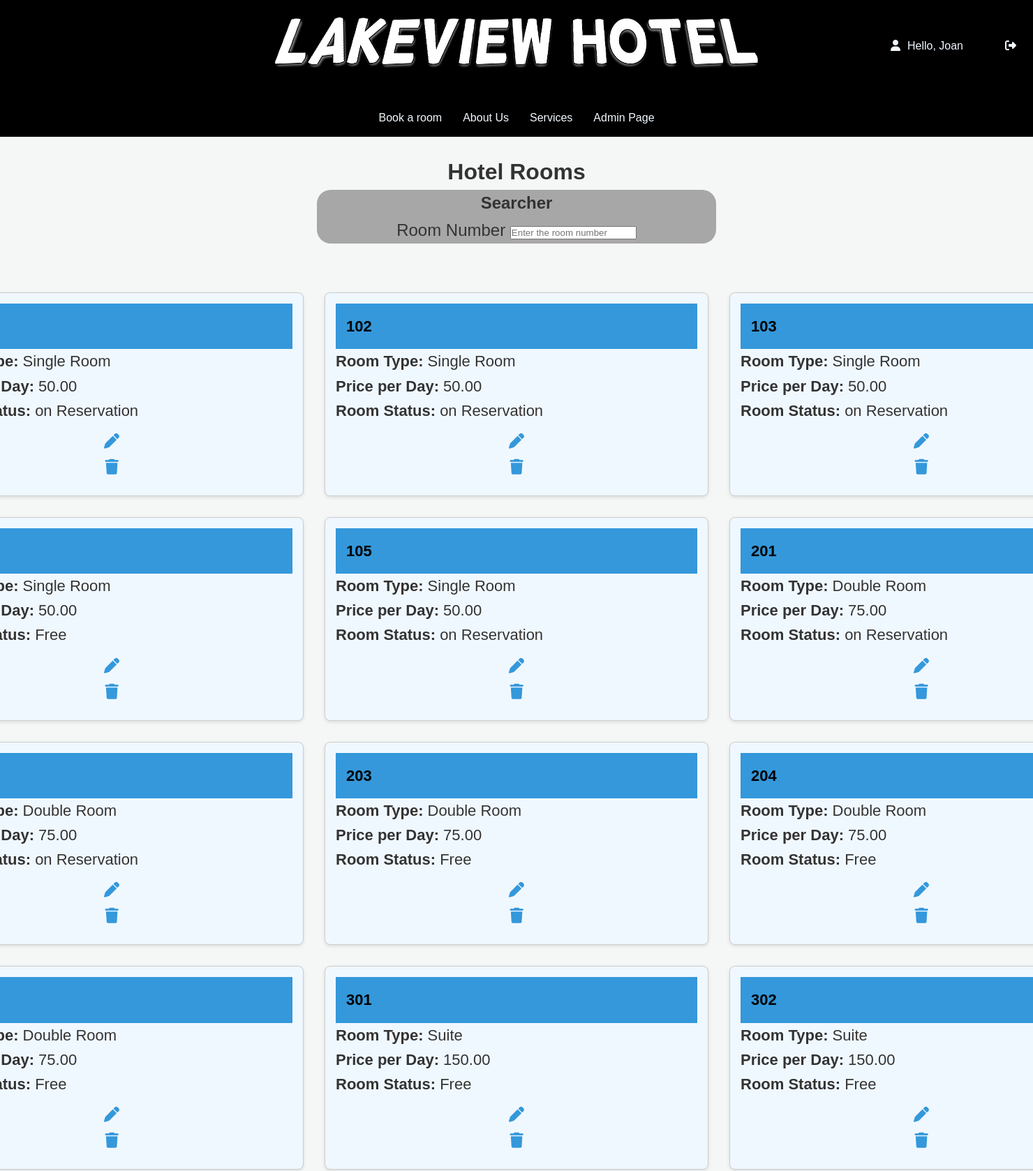
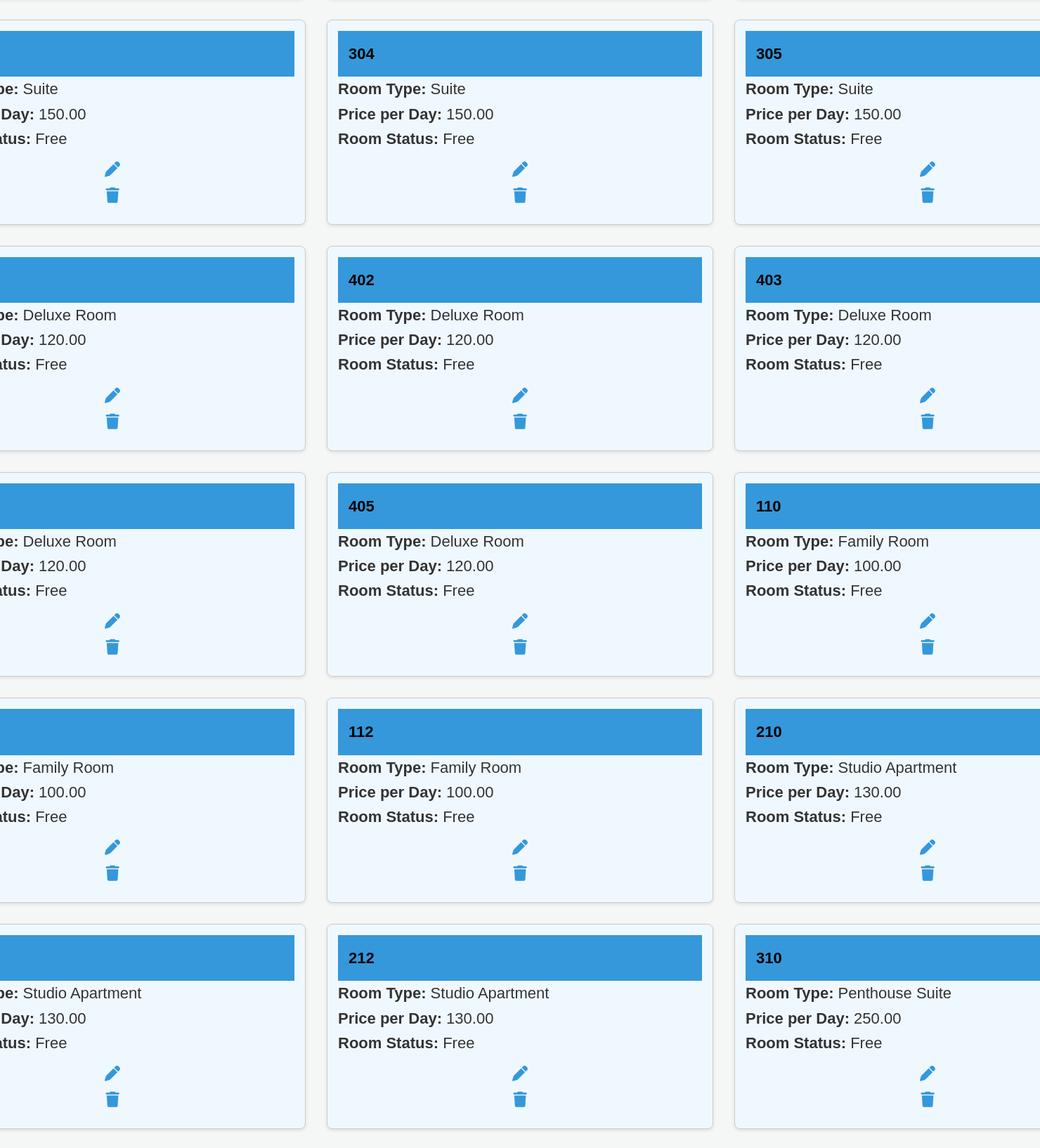
Screenshot of /files/forms/rooms/select_room_forms.php (signed in, upper part) with the database file from the repository (2 pictures, top to bottom).
### tables this page shows
CREATE TABLE IF NOT EXISTS `071_rooms` (
  `room_id` int(11) NOT NULL AUTO_INCREMENT,
  `room_number` int(11) DEFAULT NULL,
  `room_type_id` int(11) DEFAULT NULL,
  `room_state` enum('dirty','clean','broken') NOT NULL DEFAULT 'clean',
  `room_status` enum('Free','on Reservation') NOT NULL DEFAULT 'Free',
  PRIMARY KEY (`room_id`),
  KEY `room_type_id` (`room_type_id`)
);

CREATE TABLE IF NOT EXISTS `071_room_type` (
  `room_type_id` int(11) NOT NULL AUTO_INCREMENT,
  `room_type_name` varchar(50) DEFAULT NULL,
  `room_type_price_per_day` decimal(10,2) DEFAULT NULL,
  `room_type_description` longtext DEFAULT NULL,
  `room_type_capacity` int(100) DEFAULT NULL,
  PRIMARY KEY (`room_type_id`)
);

### files/common-files/db_connection.php (called while the page is built, shortened)
<?php
$conn = mysqli_connect('localhost', 'root', '', '071_hotel_managment');
return $conn;
?>

### files/querys/rooms/select_rooms.php (called while the page is built, shortened)
<?php
include($_SERVER['DOCUMENT_ROOT'] . '/student071/dwes/files/common-files/db_connection.php');
$room_number = isset($_GET['room_number']) && !empty($_GET['room_number']) ? $_GET['room_number'] : null;
$sql = "SELECT
    r.room_number AS room_number,
    r.room_status AS room_status,
    rt.room_type_name AS room_type_name,
    rt.room_type_price_per_day AS room_price_per_day
FROM
    071_rooms r
JOIN
    071_room_type rt ON r.room_type_id = rt.room_type_id";
$result = mysqli_query($conn, $sql);
$rooms = array();
if ($result && mysqli_num_rows($result) > 0) {
    while ($row = mysqli_fetch_assoc($result)) {
        $rooms[] = $row;
    }
}
return $rooms;
?>

### files/forms/rooms/select_room_forms.php (the view, shortened to what this page needs)
<?php
$root = $_SERVER['DOCUMENT_ROOT'];
$rooms = include($root . '/student071/dwes/files/querys/rooms/select_rooms.php');
?>
<?php include($root . '/student071/dwes/files/common-files/header.php') ?>
<div id="middle-title">
    <h1>Hotel Rooms</h1>
    <section id="searcher">
        <h4>Searcher</h4>
        <label for="room_number">Room Number</label>
        <input type="number" name="room_number" placeholder="Enter the room number" id="RoomNumberSearcher" onkeyup="searchFullName(this.value)">
    </section>
</div>
<div id="info-display">
    <div id="room-list">
        <?php if (!empty($rooms)) { ?>
            <?php foreach ($rooms as $room) { ?>
                <div class="room-card">
                    <div class="name-display">
                        <h4><?php echo htmlspecialchars($room['room_number']); ?></h4>
                    </div>
                    <p><strong>Room Type:</strong> <?php echo htmlspecialchars($room['room_type_name']); ?></p>
                    <p><strong>Price per Day:</strong> <?php echo htmlspecialchars($room['room_price_per_day']); ?></p>
                    <p><strong>Room Status:</strong> <?php echo htmlspecialchars($room['room_status']); ?></p>
                    <a href="/student071/dwes/files/forms/rooms/update_room_forms.php?room-number=<?php echo $room['room_number']; ?>" class="edit-button">
                        <i class="fa-solid fa-pen"></i>
                    </a>
                    <a href="/student071/dwes/files/forms/rooms/delete_room_forms.php?room-number=<?php echo $room['room_number']; ?>" class="delete-button">
                        <i class="fa-solid fa-trash"></i>
                    </a>
                </div>
            <?php } ?>
        <?php } else { ?>
            <p>No rooms found in the database.</p>
        <?php } ?>
    </div>
</div>
<?php include($root . '/student071/dwes/files/common-files/footer.php'); ?>

### css/style.css (style rules this page uses)
* { margin: 0; padding: 0; box-sizing: border-box; }
body { display: flex; flex-direction: column; min-height: 100vh; }
#middle-title { display: flex; align-items: center; flex-direction: column; width: 100%; text-align: center; padding: 25px; font-family: Cambria, Cochin, Georgia, Times, "Times New Roman", serif; }
#middle-title #searcher { background-color: #a8a7a7; border-radius: 20px; width: 40%; font-size: x-large; }

### css/manuals.css (style rules this page uses)
* { margin: 0; padding: 0; box-sizing: border-box; font-family: 'Arial', sans-serif; }
body { background-color: #f4f7f6; color: #333; line-height: 1.6; }
section { margin-bottom: 30px; }
a { color: #3498db; text-decoration: none; transition: color 0.3s ease; }

### css/forms.css (style rules this page uses)
#info-display { display: flex; justify-content: center; align-items: center; }
#room-list, #customers-list, #reservations-list, #room-type-list { display: flex; grid-template-columns: auto auto auto; grid-template-rows: auto auto auto; flex-wrap: wrap; }
.fa-solid { cursor: pointer; display: flex; justify-content: center; font-family: 40px; margin: 15px; }
#customers-list, #room-list { display: grid; }
.name-display { background-color:#3498db; color: black; width: 100%; padding: 15px; }
.customer-card, .room-card, .reservation-card, .room-type-card { background-color: aliceblue; margin: 15px; padding: 15px; font-size: 22px; border: 1px solid #ccc; border-radius: 8px; width: 550px; box-shadow: 0 2px 5px rgba(0, 0, 0, 0.1); }

### rows the page displays
071_rooms: room_type.room_type_name "Single Room", room_type.room_type_price_per_day "50.00", room_status "on Reservation"
071_rooms: room_number "102", room_type.room_type_name "Single Room", room_type.room_type_price_per_day "50.00", room_status "on Reservation"
071_rooms: room_number "103", room_type.room_type_name "Single Room", room_type.room_type_price_per_day "50.00", room_status "on Reservation"
071_rooms: room_type.room_type_name "Single Room", room_type.room_type_price_per_day "50.00", room_status "Free"
071_rooms: room_number "105", room_type.room_type_name "Single Room", room_type.room_type_price_per_day "50.00", room_status "on Reservation"
071_rooms: room_number "201", room_type.room_type_name "Double Room", room_type.room_type_price_per_day "75.00", room_status "on Reservation"
071_rooms: room_type.room_type_name "Double Room", room_type.room_type_price_per_day "75.00", room_status "on Reservation"
071_rooms: room_number "203", room_type.room_type_name "Double Room", room_type.room_type_price_per_day "75.00", room_status "Free"
071_rooms: room_number "204", room_type.room_type_name "Double Room", room_type.room_type_price_per_day "75.00", room_status "Free"
071_rooms: room_type.room_type_name "Double Room", room_type.room_type_price_per_day "75.00", room_status "Free"
071_rooms: room_number "301", room_type.room_type_name "Suite", room_type.room_type_price_per_day "150.00", room_status "Free"
071_rooms: room_number "302", room_type.room_type_name "Suite", room_type.room_type_price_per_day "150.00", room_status "Free"
071_rooms: room_type.room_type_name "Suite", room_type.room_type_price_per_day "150.00", room_status "Free"
071_rooms: room_number "304", room_type.room_type_name "Suite", room_type.room_type_price_per_day "150.00", room_status "Free"
071_rooms: room_number "305", room_type.room_type_name "Suite", room_type.room_type_price_per_day "150.00", room_status "Free"
071_rooms: room_type.room_type_name "Deluxe Room", room_type.room_type_price_per_day "120.00", room_status "Free"
071_rooms: room_number "402", room_type.room_type_name "Deluxe Room", room_type.room_type_price_per_day "120.00", room_status "Free"
071_rooms: room_number "403", room_type.room_type_name "Deluxe Room", room_type.room_type_price_per_day "120.00", room_status "Free"
071_rooms: room_type.room_type_name "Deluxe Room", room_type.room_type_price_per_day "120.00", room_status "Free"
071_rooms: room_number "405", room_type.room_type_name "Deluxe Room", room_type.room_type_price_per_day "120.00", room_status "Free"
071_rooms: room_number "110", room_type.room_type_name "Family Room", room_type.room_type_price_per_day "100.00", room_status "Free"
071_rooms: room_type.room_type_name "Family Room", room_type.room_type_price_per_day "100.00", room_status "Free"
071_rooms: room_number "112", room_type.room_type_name "Family Room", room_type.room_type_price_per_day "100.00", room_status "Free"
071_rooms: room_number "210", room_type.room_type_name "Studio Apartment", room_type.room_type_price_per_day "130.00", room_status "Free"
071_rooms: room_type.room_type_name "Studio Apartment", room_type.room_type_price_per_day "130.00", room_status "Free"
071_rooms: room_number "212", room_type.room_type_name "Studio Apartment", room_type.room_type_price_per_day "130.00", room_status "Free"
071_rooms: room_number "310", room_type.room_type_name "Penthouse Suite", room_type.room_type_price_per_day "250.00", room_status "Free"

### other values shown
isset($_SESSION['user_online']) ? $_SESSION['user_online'] : 'Guest' "Joan"
